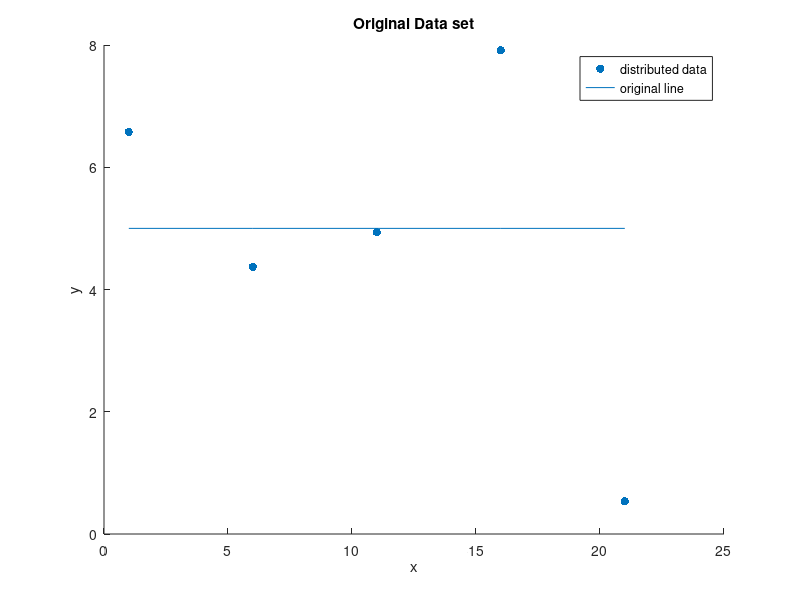
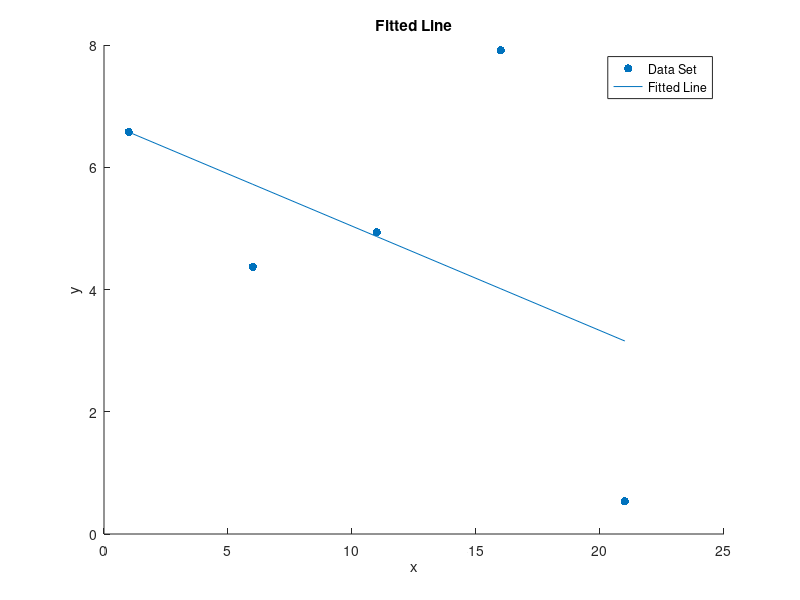
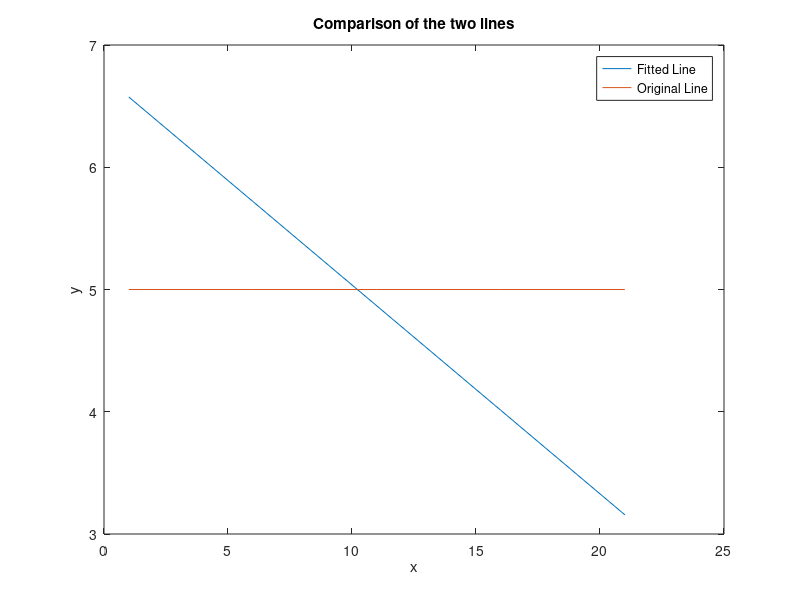

The MATLAB script that drew these images, in order:
clc
clear all

n = input('Enter number of samples: ');
d = input('Enter d: ');
coeffs = input('Enter Coeffs of Line for generating data: ');
v = input('range in which noise should vary (-a,a): ');
x = 1:d:n*d;
l = polyval(coeffs,x);
y = l -v + (2*v)*rand(1,n);

figure(1);
scatter(x,y,'filled'); hold on;
plot(x,l);
xlabel('x');
ylabel('y');
title('Original Data set');
legend('distributed data','original line');
hold off;

p=polyfit(x,y,1);
fitLine = polyval(p,x);
figure(2);
scatter(x,y,'filled'); hold on;
plot(x,fitLine);
xlabel('x');
ylabel('y');
title('Fitted Line');
legend('Data Set','Fitted Line');
hold off;

figure(3);
plot(x,fitLine);hold on;
plot(x,l);
xlabel('x');
ylabel('y');
title('Comparison of the two lines');
legend('Fitted Line','Original Line');
hold off;

MSE = sum((y-fitLine).^2)/length(y);
disp(['MSE: ',num2str(MSE)]);